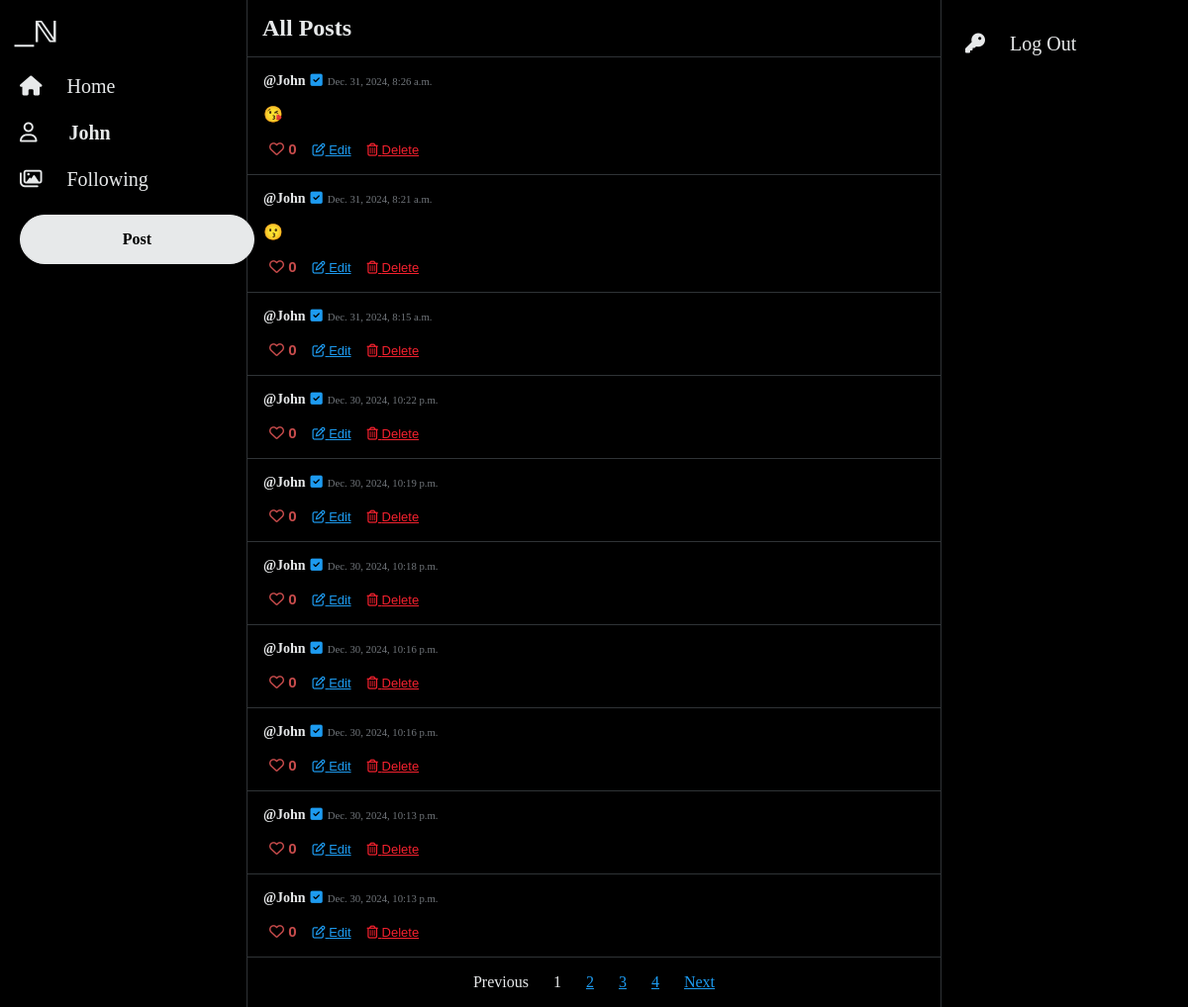
Page /all-posts (signed in) on the earlier database version.
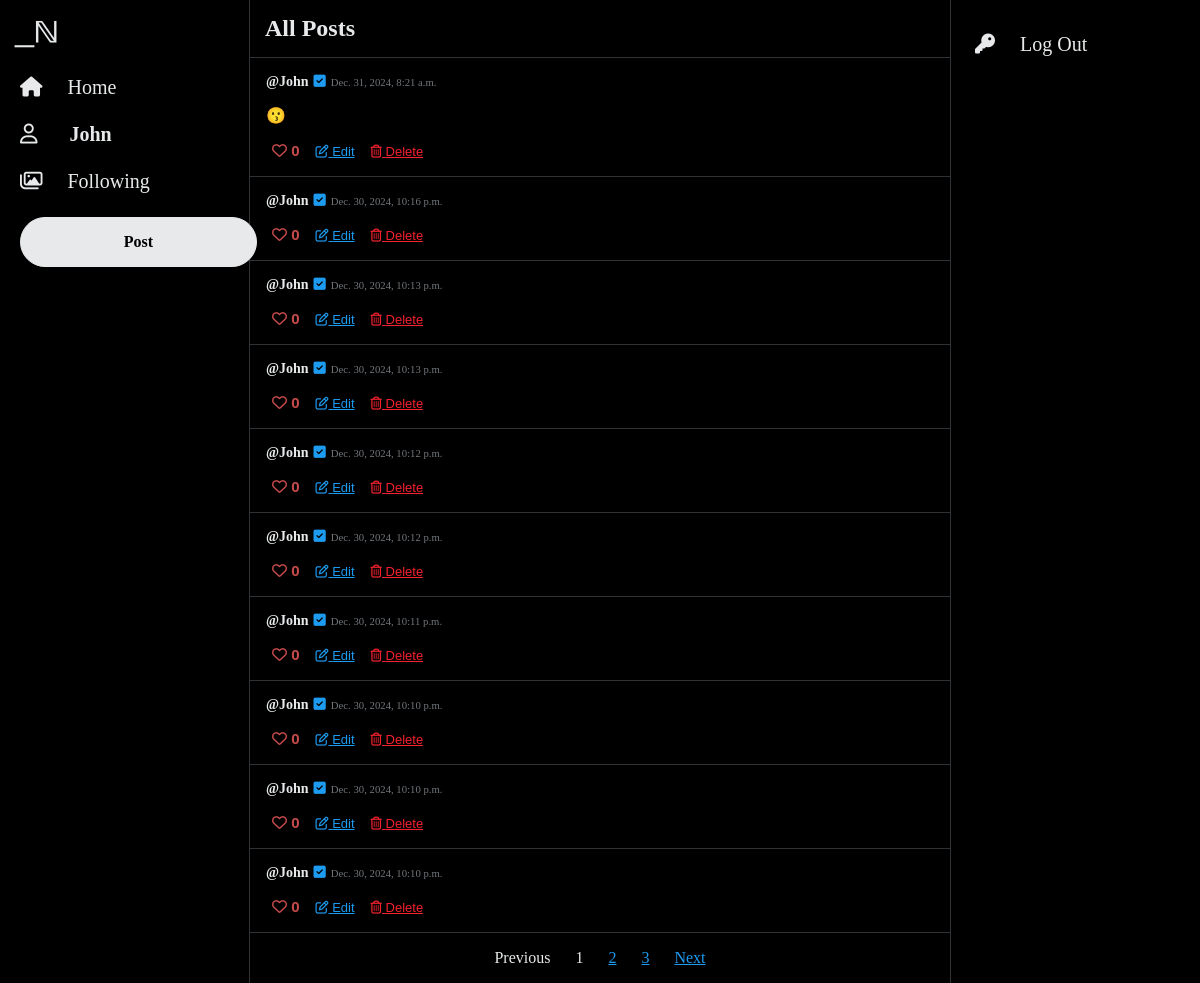
Same page on the later database version.
### network/models.py (models this page shows, shortened)
class Tweet(models.Model):
    author = models.ForeignKey(User, on_delete=models.CASCADE)
    tweetText = models.CharField(max_length=255)
    posted = models.DateTimeField(auto_now_add=True)
    like = models.ManyToManyField(User, blank=True, related_name="likes")

class User(AbstractUser):
    pass

### network/views.py (the view)
# urls.py: path("all-posts", views.allPosts, name="allPosts"),
@login_required(redirect_field_name='my_redirect_field')
def allPosts(request):
    tweets = Tweet.objects.all().order_by('-posted')
    paginator = Paginator(tweets, 10)
    page_number = request.GET.get('page')
    page_obj = paginator.get_page(page_number)
    return render(request, "network/allPosts.html", {
        "page_obj": page_obj
    })

### network/templates/network/allPosts.html (shortened to what this page needs)
{% extends "network/layout.html" %}
{% load static %}
{% block body %}
<div style="border-bottom: 1px solid #2F3336;">
   <h2 style="margin: 15px;">All Posts</h2>
</div>
<div class="container">
   {% for tweet in page_obj %}
   <div class="post">
      <div class="card" data-id="{{tweet.id}}">
         <div class="card-body rounded">
            <div class="card-info">
            <a class="card-title" href="{% url 'profile' user_id=tweet.author.id%}"><strong>@{{ tweet.author }}</strong></a>
            <i class="fa-solid fa-square-check" id="check"></i>
            <h6 class="card-subtitle">{{tweet.posted}}</h6>
            </div>
            <p class="card-text" id="tweetText">{{tweet.tweetText}}</p>
            {% if user.username in tweet.like.all|stringformat:'s' %}
            <button class="button-like" id="foo-like">
               <i class="fa-solid fa-heart"></i>&nbsp;<span id="number">{{ tweet.like.all.count }}</span>
            </button>
            {% else %}
            <button class="button-secondary" id="foo">
               <i class="fa-regular fa-heart"></i>&nbsp;<span id="number">{{ tweet.like.all.count }}</span>
            </button>
            {% endif %}
            {% if user.username == tweet.author|stringformat:'s' %}
            <button class="button-edit" id="edit">
               <i class="fa-regular fa-pen-to-square"></i>&nbsp;<span>Edit</span>
            </button>
            <button class="button-delete" data-id="{{ tweet.id }}">
               <i class="fa-regular fa-trash-can"></i>&nbsp;<span>Delete</span>
            </button>
            {% endif %}
         </div>
      </div>
   </div>
   {% endfor %}
   <nav aria-label="Page">
      <ul class="pagination">
         {% if page_obj.has_previous %}
         <li class="page-item">
            <a class="page-link" href="?page={{ page_obj.previous_page_number }}">Previous</a>
         </li>
         {% else %}
         <li class="page-item disabled">
            <a class="page-link disabled" href="#" tabindex="-1" aria-disabled="True">Previous</a>
         </li>
         {% endif %}
         {% for i in page_obj.paginator.page_range %}
         {% if page_obj.number == i %}
         <li class="page-item active" aria-current="page">
            <span class="page-link">
               {{ i }}
            </span>
         </li>
         {% else %}
         <li class="page-item"><a class="page-link" href="?page={{ i }}">{{ i }}</a></li>
         {% endif %}
         {% endfor %}
         {% if page_obj.has_next %}
         <li class="page-item">
            <a class="page-link" href="?page={{ page_obj.next_page_number }}">Next</a>
         </li>
         {% else %}
         <li class="page-item disabled">
            <a class="page-link disabled" href="#" tabindex="-1" aria-disabled="True">Next</a>
         </li>
         {% endif %}
      </ul>
   </nav>
   </div>
   {% endblock %}

Differences in the rows shown:
removed Tweet: author "John", posted "Dec. 31, 2024, 8:26 a.m.", tweetText "😘", like.all.count "0"
removed Tweet: author "John", posted "Dec. 31, 2024, 8:15 a.m.", like.all.count "0"
removed Tweet: author "John", posted "Dec. 30, 2024, 10:22 p.m.", like.all.count "0"
removed Tweet: author "John", posted "Dec. 30, 2024, 10:19 p.m.", like.all.count "0"
removed Tweet: author "John", posted "Dec. 30, 2024, 10:18 p.m.", like.all.count "0"
removed Tweet: author "John", posted "Dec. 30, 2024, 10:16 p.m.", like.all.count "0"
now on this page (row unchanged): Tweet: author "John", posted "Dec. 30, 2024, 10:12 p.m.", like.all.count "0"
now on this page (row unchanged): Tweet: author "John", posted "Dec. 30, 2024, 10:12 p.m.", like.all.count "0"
now on this page (row unchanged): Tweet: author "John", posted "Dec. 30, 2024, 10:11 p.m.", like.all.count "0"
now on this page (row unchanged): Tweet: author "John", posted "Dec. 30, 2024, 10:10 p.m.", like.all.count "0"
now on this page (row unchanged): Tweet: author "John", posted "Dec. 30, 2024, 10:10 p.m.", like.all.count "0"
now on this page (row unchanged): Tweet: author "John", posted "Dec. 30, 2024, 10:10 p.m.", like.all.count "0"
Other differences:
list line gone: "4"
